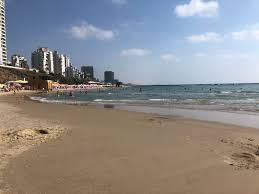
#> input picture nmpy_img/sea.jpg, 259 x 194 px
$ python nmpy_rotate.py
#> lines starting #> are read from the running program, lines starting #| are printed output that depends on the picture
import numpy as np
from PIL import Image
import math

# Load the image
image = Image.open('sea.jpg')
#> image is the input picture: PIL image 259x194 RGB; mean R, G, B 140.6, 138.9, 139
image_np = np.array(image)

def rotate_image(image, angle):
    # Get the dimensions of the image
#> called with angle = 90
    h, w = image.shape[:2]
#> h = 194; w = 259

    # Convert the angle from degrees to radians
    angle_rad = math.radians(angle)

    # Calculate the center of the image
    center_x, center_y = w // 2, h // 2
#> center_x = 129; center_y = 97

    # Create an output image with the same size and type as the input
    rotated_image = np.zeros_like(image)

    # Calculate the rotation matrix
    cos_theta = math.cos(angle_rad)
    sin_theta = math.sin(angle_rad)

    for i in range(h):
        for j in range(w):
            # Calculate the coordinates of the pixel relative to the center
            y = i - center_y
            x = j - center_x

            # Calculate the new coordinates after rotation
            new_x = int(center_x + x * cos_theta - y * sin_theta)
            new_y = int(center_y + x * sin_theta + y * cos_theta)

            # Check if the new coordinates are within the bounds of the image
            if 0 <= new_x < w and 0 <= new_y < h:
                rotated_image[new_y, new_x] = image[i, j]
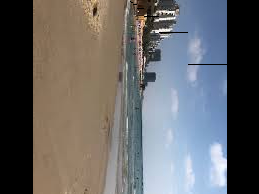
#> rotated_image: shape (194, 259, 3); mean R, G, B 102.4, 101.9, 102.8

    return rotated_image

# Rotate the image by 45 degrees
rotated_image_np = rotate_image(image_np, 90)

# Convert back to an image
rotated_image = Image.fromarray(rotated_image_np)

# Show the rotated image
rotated_image.show()

# Save the rotated image
rotated_image.save('nmpy_rotate.jpg')

$ run again, with nmpy_img/dog.jpg copied over nmpy_img/sea.jpg
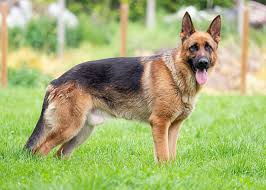
#> input picture nmpy_img/dog.jpg, 266 x 190 px
#> image is the input picture: PIL image 266x190 RGB; mean R, G, B 166.7, 177.8, 116.4
#> after the loop in rotate_image, `for i in range(h):`:
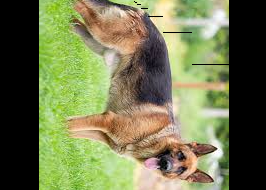
#> rotated_image: shape (190, 266, 3); mean R, G, B 115.6, 120.8, 80

$ run again, with nmpy_img/path_to_save_brightened_image.jpg copied over nmpy_img/sea.jpg
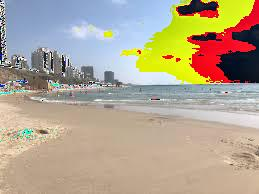
#> input picture nmpy_img/path_to_save_brightened_image.jpg, 259 x 194 px
#> image is the input picture: PIL image 259x194 RGB; mean R, G, B 178, 165.3, 144.6
#> after the loop in rotate_image, `for i in range(h):`:
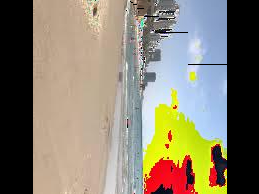
#> rotated_image: shape (194, 259, 3); mean R, G, B 135.8, 127.6, 110.4
